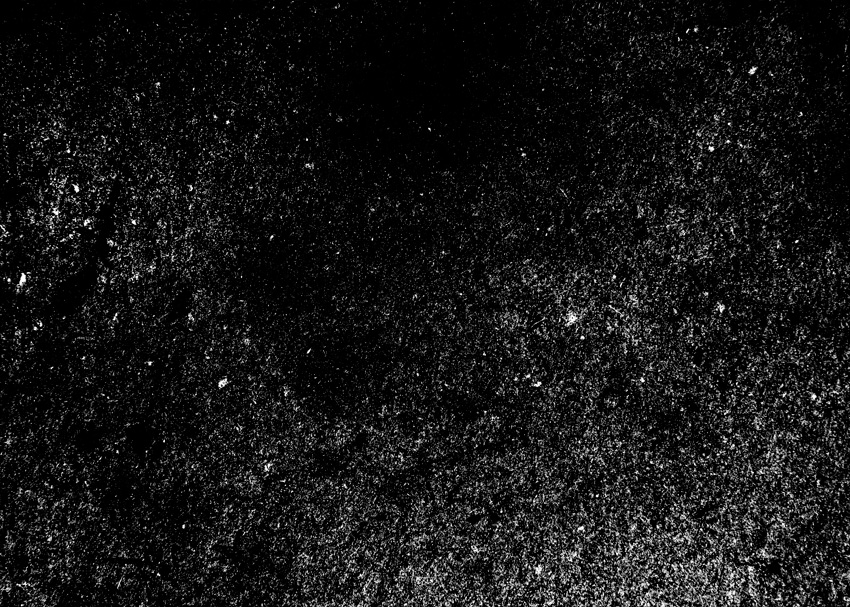
#> input picture dust.jpg, 850 x 607 px, given in place of With_Text.png, which was not available
$ python -i Overlay.py   (imports and definitions only)
#> lines starting #> are read from the running program, lines starting #| are printed output that depends on the picture; pictures that were not available may be replaced by others from this repository, and a replacement may not be noted
import cv2
import numpy as np
def dust(opacity=0.6):
#> called with opacity = 0.6
    from PIL import Image, ImageChops

    # Open the first image, resize it and convert to RGBA mode
    img1 = Image.open('With_Text.png').resize((1920, 1080)).convert('RGBA')
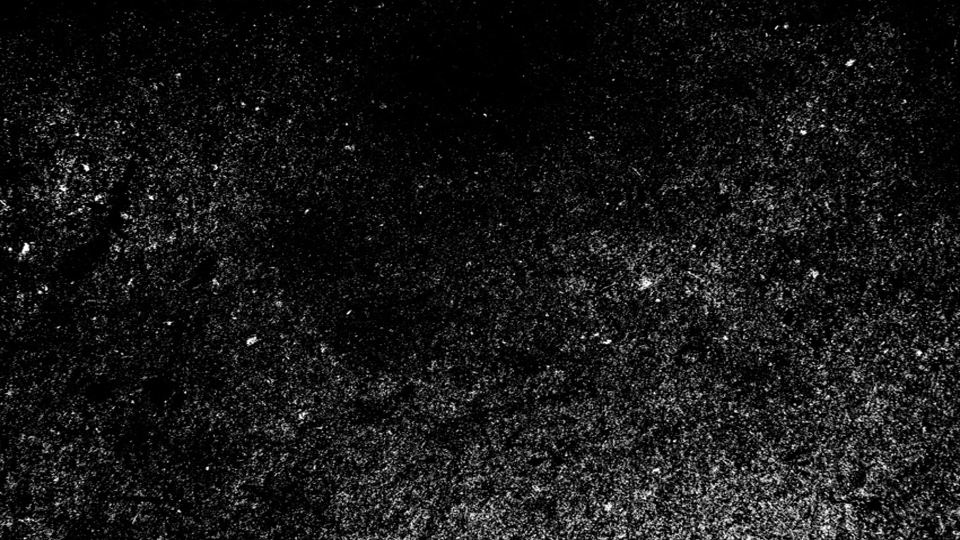
#> img1: PIL image 1920x1080 RGBA (shown at 1/2 size); mean R, G, B, A 22.5, 22.5, 22.5, 255

    # Open the second image, resize it and convert to RGBA mode
    img = Image.open("dust.jpg").resize((1920, 1080)).convert('RGBA')

    # Create a black image with the same size as img and convert to RGBA mode
    black = Image.new('RGBA', img.size, (0, 0, 0, 255))

    # Set the opacity for blending

    # Blend the two images with the given opacity
    img2 = Image.blend(img, black, opacity)
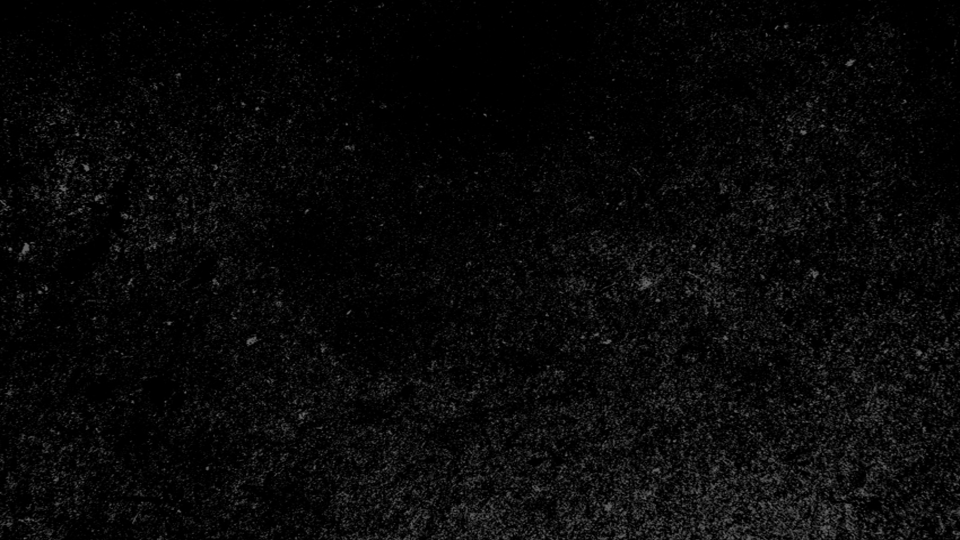
#> img2: PIL image 1920x1080 RGBA (shown at 1/2 size); mean R, G, B, A 8.7, 8.7, 8.7, 255

    # Lighten the two images
    lightened = ImageChops.lighter(img1, img2)

    # Save the result
    lightened.save('with_dust.png')


def smoke(opacity=0.6):
#> called with opacity = 0.6
    from PIL import Image, ImageChops
    from PIL import Image
    # Open the image to be reduced in opacity
    # Open the first image, resize it and convert to RGBA mode
    img1 = Image.open('with_dust.png').resize((1920, 1080)).convert('RGBA')

    # Open the second image, resize it and convert to RGBA mode
    img = Image.open("smoke.jpg").resize((1920, 1080)).convert('RGBA')
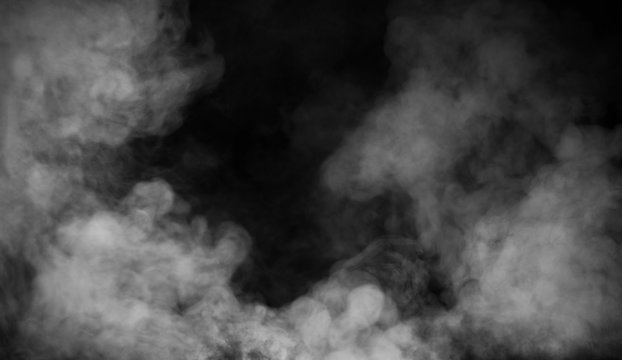
#> input picture smoke.jpg, 622 x 360 px

    # Create a black image with the same size as img and convert to RGBA mode
    black = Image.new('RGBA', img.size, (0, 0, 0, 255))

    # Set the opacity for blending

    # Blend the two images with the given opacity
    img2 = Image.blend(img, black, opacity)
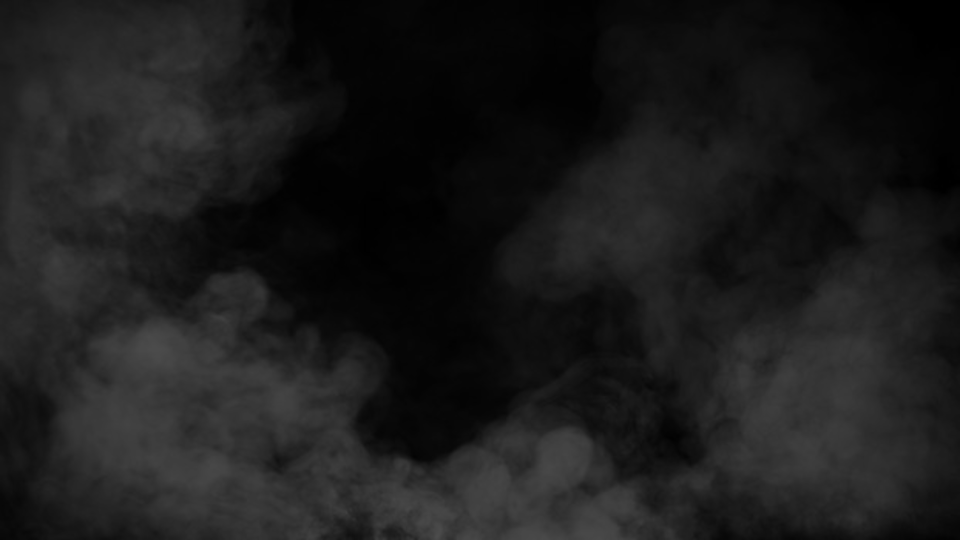
#> img2: PIL image 1920x1080 RGBA (shown at 1/2 size); mean R, G, B, A 27.3, 27.3, 27.3, 255

    # Lighten the two images
    lightened = ImageChops.lighter(img1, img2)
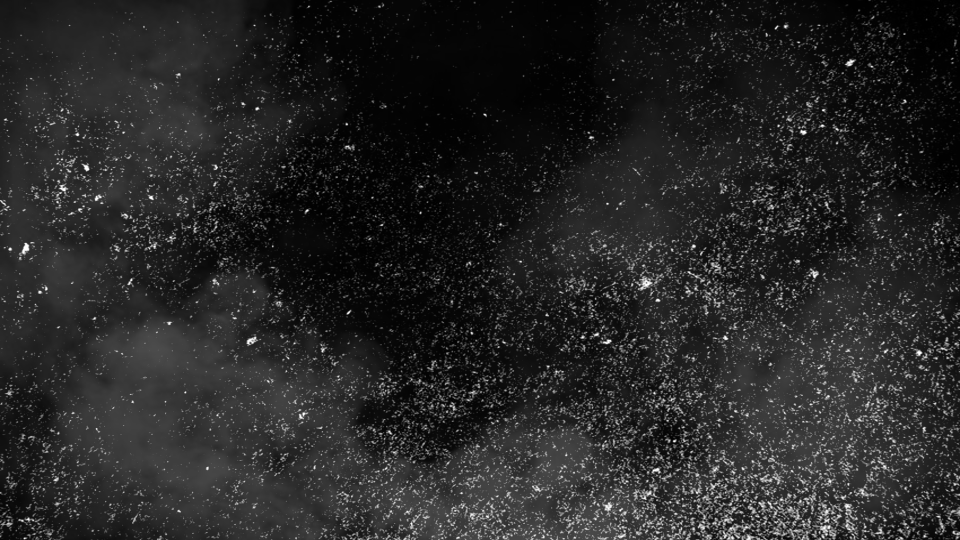
#> lightened: PIL image 1920x1080 RGBA (shown at 1/2 size); mean R, G, B, A 38.2, 38.2, 38.2, 255

    # Save the result
    lightened.save('with_smoke.png')

# [63 lines left out: functions light, color_dodge_blend, not called in this run]
    # cv2.imwrite(filename, output)


def color_dodge_blend_backup():
    # Load the image and overlay image
    dust()
    smoke()
    output_size = (1920, 1080)
    img = cv2.imread('with_smoke.jpg')
#> img: shape (360, 622, 3); min 0, max 192, mean 69.3
    overlay = cv2.imread('overlay.jpg')

    # Check if the images were loaded successfully
    if img is None:
        print("Error: Could not read image file.")
        return
    if overlay is None:
        print("Error: Could not read overlay file.")
        return

    # Rescale the images
    img = cv2.resize(img, output_size)
#> img: shape (1080, 1920, 3)
    overlay = cv2.resize(overlay, output_size)

    # Apply the color dodge blending effect
    output = cv2.divide(img, 255 - overlay, scale=256)
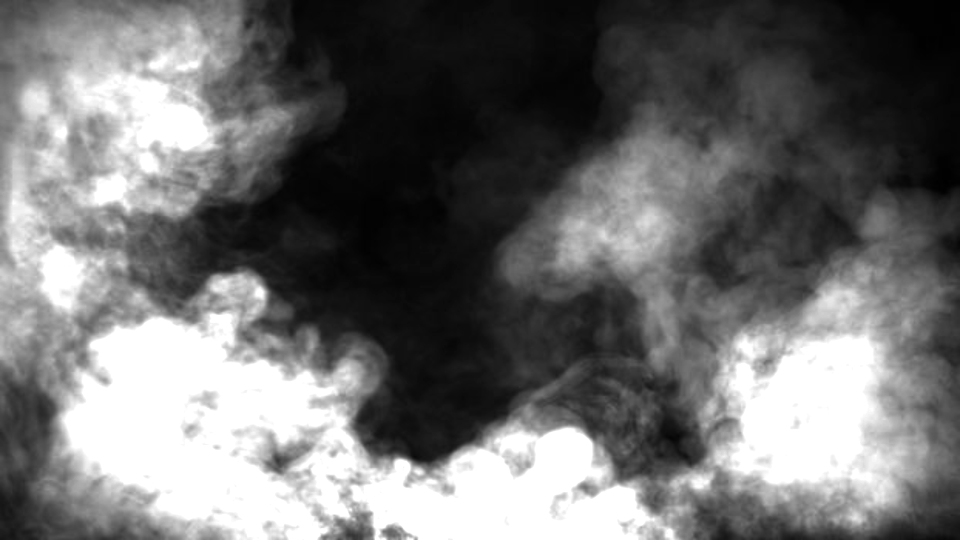
#> output: shape (1080, 1920, 3) (shown at 1/2 size); min 0, max 255, mean 110.4

    # Write the output image to a file
    i = 0
    import os
    filename = f'photos\\export\Finished.jpg'
    while os.path.exists(filename):
        i += 1
        filename = f'photos\\export\({i}).jpg'  # Rename the file with a number if it already exists

    # Write the string to the file

    cv2.imwrite(filename, output)
# dust()
# smoke()
# light()

>>> result = color_dodge_blend_backup()
